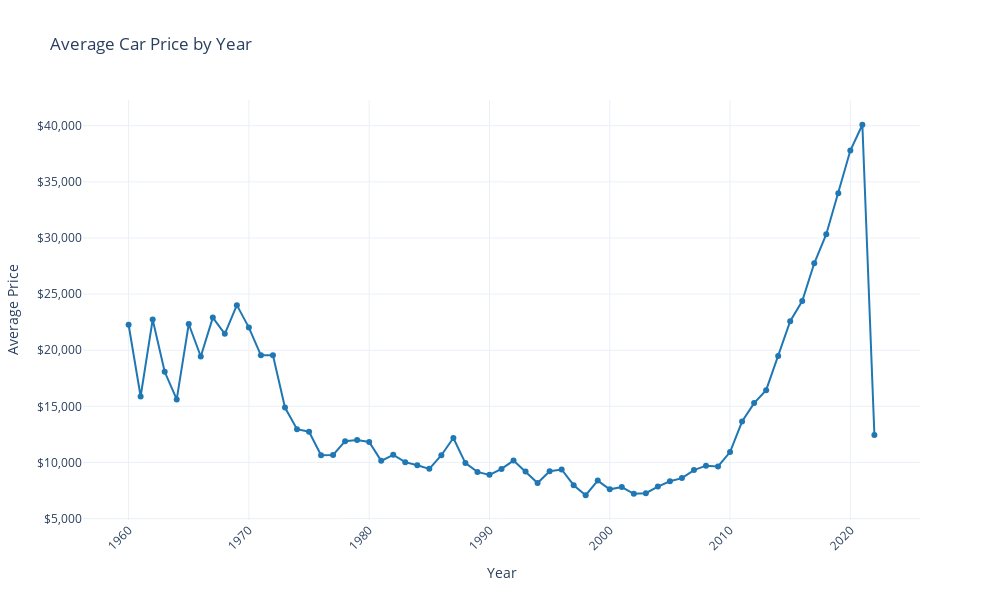

Notebook cell for this chart:
### Code cell
# Calculate the average price per year
avg_price_by_year = filtered_year_price.groupby("year")["price"].mean().reset_index()
avg_price_by_year.columns = ['Year', 'Average Price']

# Create a Plotly line chart
fig = px.line(
    avg_price_by_year, 
    x="Year", 
    y="Average Price", 
    markers=True,  # Show markers at each point
    title="Average Car Price by Year",
    line_shape="linear",
    color_discrete_sequence=["#1f77b4"]  # Muted blue color
)

fig.update_layout(
    xaxis_title="Year",
    yaxis_title="Average Price",
    height=600,
    width=1000,
    template="plotly_white",
    xaxis=dict(tickangle=-45),
    yaxis_tickprefix="$",
    yaxis_tickformat=","
)

fig.show()

### Figure 1 — Plotly figure (JSON) as saved in the notebook; plotly's stock layout.template omitted (floating-point values rounded to 4 significant figures)
{"data": [{"hovertemplate": "Year=%{x}<br>Average Price=%{y}<extra></extra>", "legendgroup": "", "line": {"color": "#1f77b4", "dash": "solid", "shape": "linear"}, "marker": {"symbol": "circle"}, "mode": "lines+markers", "name": "", "orientation": "v", "showlegend": false, "type": "scatter", "x": [1960, 1961, 1962, 1963, 1964, 1965, 1966, 1967, 1968, 1969, 1970, 1971, 1972, 1973, 1974, 1975, 1976, 1977, 1978, 1979, 1980, 1981, 1982, 1983, 1984, 1985, 1986, 1987, 1988, 1989, 1990, 1991, 1992, 1993, 1994, 1995, 1996, 1997, 1998, 1999, 2000, 2001, 2002, 2003, 2004, 2005, 2006, 2007, 2008, 2009, 2010, 2011, 2012, 2013, 2014, 2015, 2016, 2017, 2018, 2019, 2020, 2021, 2022], "xaxis": "x", "y": [22270.0, 15880.0, 22730.0, 18080.0, 15620.0, 22340.0, 19440.0, 22910.0, 21460.0, 24020.0, 22020.0, 19540.0, 19540.0, 14890.0, 12970.0, 12740.0, 10640.0, 10670.0, 11900.0, 12010.0, 11830.0, 10140.0, 10680.0, 10030.0, 9748.0, 9431.0, 10640.0, 12180.0, 9945.0, 9158.0, 8895.0, 9427.0, 10170.0, 9190.0, 8170.0, 9222.0, 9378.0, 7974.0, 7079.0, 8384.0, 7607.0, 7813.0, 7207.0, 7261.0, 7855.0, 8320.0, 8605.0, 9320.0, 9714.0, 9641.0, 10930.0, 13650.0, 15290.0, 16440.0, 19480.0, 22580.0, 24390.0, 27740.0, 30330.0, 33990.0, 37790.0, 40090.0, 12450.0], "yaxis": "y"}], "layout": {"height": 600, "legend": {"tracegroupgap": 0}, "title": {"text": "Average Car Price by Year"}, "width": 1000, "xaxis": {"anchor": "y", "autorange": true, "domain": [0, 1], "range": [1956.0, 2026.0], "tickangle": -45, "title": {"text": "Year"}, "type": "linear"}, "yaxis": {"anchor": "x", "autorange": true, "domain": [0, 1], "range": [4874.0, 42290.0], "tickformat": ",", "tickprefix": "$", "title": {"text": "Average Price"}, "type": "linear"}}}
